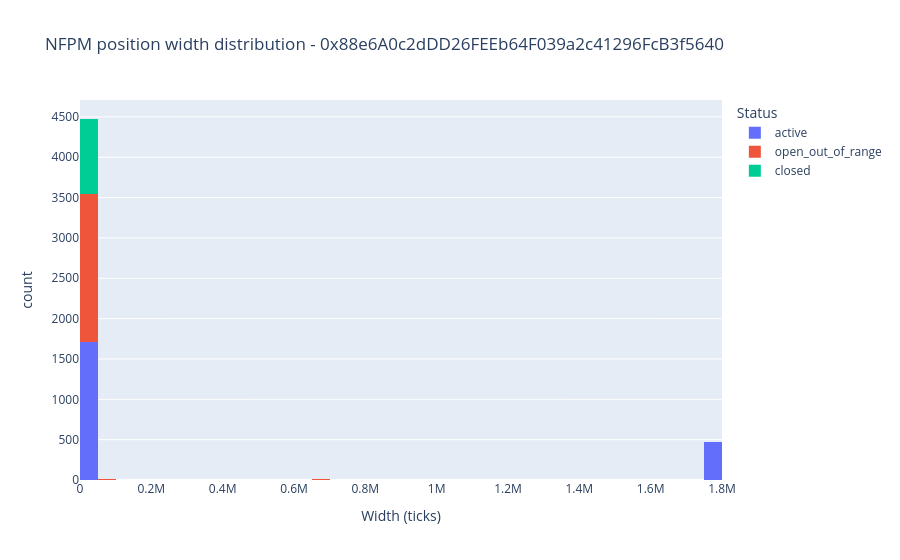

The code cell stored with this chart in its notebook:
### Code cell
if plot_guard() and not positions_current.empty:
    fig = px.histogram(
        positions_current,
        x='range_width_ticks',
        nbins=60,
        color='position_status',
        title=f'NFPM position width distribution - {POOL}',
        labels={'range_width_ticks': 'Width (ticks)', 'position_status': 'Status'},
    )
    fig.show()

### Figure 1 — Plotly figure (JSON) as saved in the notebook; plotly's stock layout.template omitted (floating-point values rounded to 4 significant figures; data arrays with more than 128 entries replaced by an {"elided": "..."} marker saying what was removed)
{"data": [{"bingroup": "x", "hovertemplate": "Status=active<br>Width (ticks)=%{x}<br>count=%{y}<extra></extra>", "legendgroup": "active", "marker": {"color": "#636efa", "pattern": {"shape": ""}}, "name": "active", "nbinsx": 60, "orientation": "v", "showlegend": true, "type": "histogram", "x": {"elided": "2205 int values"}, "xaxis": "x", "yaxis": "y"}, {"bingroup": "x", "hovertemplate": "Status=open_out_of_range<br>Width (ticks)=%{x}<br>count=%{y}<extra></extra>", "legendgroup": "open_out_of_range", "marker": {"color": "#EF553B", "pattern": {"shape": ""}}, "name": "open_out_of_range", "nbinsx": 60, "orientation": "v", "showlegend": true, "type": "histogram", "x": {"elided": "1853 int values"}, "xaxis": "x", "yaxis": "y"}, {"bingroup": "x", "hovertemplate": "Status=closed<br>Width (ticks)=%{x}<br>count=%{y}<extra></extra>", "legendgroup": "closed", "marker": {"color": "#00cc96", "pattern": {"shape": ""}}, "name": "closed", "nbinsx": 60, "orientation": "v", "showlegend": true, "type": "histogram", "x": {"elided": "942 int values"}, "xaxis": "x", "yaxis": "y"}], "layout": {"barmode": "relative", "legend": {"title": {"text": "Status"}, "tracegroupgap": 0}, "title": {"text": "NFPM position width distribution - 0x88e6A0c2dDD26FEEb64F039a2c41296FcB3f5640"}, "xaxis": {"anchor": "y", "domain": [0, 1], "title": {"text": "Width (ticks)"}}, "yaxis": {"anchor": "x", "domain": [0, 1], "title": {"text": "count"}}}}
